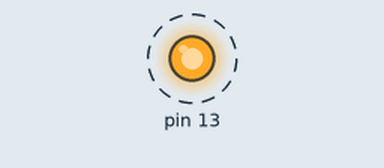
This sketch was run on a simulated Arduino Uno, built with avr-gcc and run on an emulated ATmega328P. On the bench: output pins drawn as LEDs (lit = HIGH). Dashed ring = blinking.

Above: at 0.2 s.
Timing chart, 0 to 3.0 s (numbered marks = the images above):
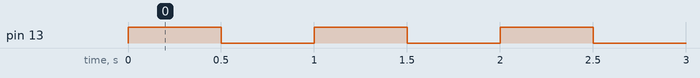

Measured:
- by itself, pin 13: alternates HIGH for 0.50 s and LOW for 0.50 s

The sketch:

190401_makers.ino
```cpp
void setup() {
  // put your setup code here, to run once:
  pinMode(13, OUTPUT); //13번 핀 output으로 정해서 사용(led와 연결)
  digitalWrite(13, 0); //13번 핀 출력 결정
}

void loop() {
  // put your main code here, to run repeatedly:
  digitalWrite(13, 1);
  delay(500); //0.5초
  digitalWrite(13, 0);
  delay(500);
}
```
